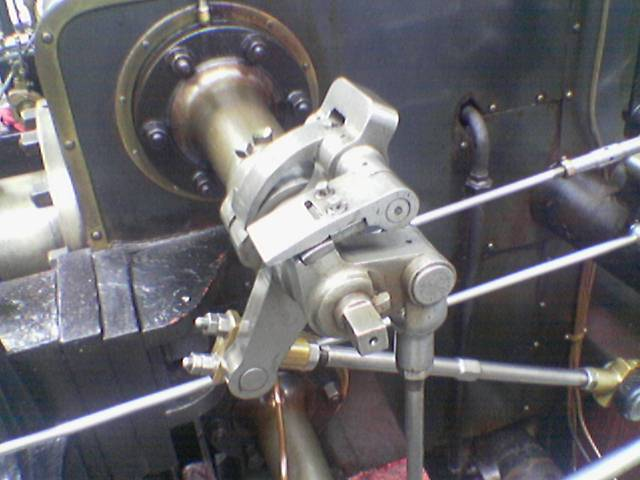
#> input picture images/Valve.png, 640 x 480 px, found by its file name
$ jupyter execute --allow-errors 03_Image_Processing_Experiments_Filtering.ipynb   (shell and % lines are left out)   (older library calls are emulated)
#> lines starting #> are read from the running program, lines starting #| are printed output that depends on the picture
<a href="https://colab.research.google.com/github/raj-vijay/mv/blob/master/03_Image_Processing_Experiments_Filtering.ipynb" target="_parent"></a>

**Filters**

1. Enhancing an image
2. Emphasize or remove features
3. Smoothing
4. Sharpening
5. Edge detection

Filtering is essentially applying a mathematical function to an image.

**Sobel**

The Sobel operator, sometimes called the Sobel–Feldman operator or Sobel filter, is used in image processing and computer vision, particularly within edge detection algorithms where it creates an image emphasising edges.

Technically, it is a discrete differentiation operator, computing an approximation of the gradient of the image intensity function.

At each point in the image, the result of the Sobel–Feldman operator is either the corresponding gradient vector or the norm of this vector.

The Sobel–Feldman operator is based on convolving the image with a small, separable, and integer-valued filter in the horizontal and vertical directions and is therefore relatively inexpensive in terms of computations.

On the other hand, the gradient approximation that it produces is relatively crude, in particular for high-frequency variations in the image.

[cell 1]
# Impot image

[cell 2]
import matplotlib.pyplot as plt
import numpy as np

[cell 3]
def show_image(image, title='Image', cmap_type='gray'):
  plt.imshow(image, cmap=cmap_type)
  plt.title(title)
  plt.axis('on')
  plt.show()

**Define a plot comparison function for comparing original and filtered images**

[cell 4]
def plot_comparison(original, filtered, title_filtered):
  fig, (ax1, ax2) = plt.subplots(ncols=2, figsize=(8, 6), sharex=True,
  sharey=True)
  ax1.imshow(original, cmap=plt.cm.gray)
  ax1.set_title('Original')
  ax1.axis('off')
  ax2.imshow(filtered, cmap=plt.cm.gray)
  ax2.set_title(title_filtered)
  ax2.axis('off')

**Edge Detection Using Sobel Function - The Valve**

[cell 5]
valve = plt.imread('Valve.png')
#> valve is the input picture: shape (480, 640, 4) float32; mean R, G, B, A 0.417, 0.411, 0.427, 1
show_image(valve)

[cell 6]
# Import the modules from skimage
from skimage import data, color

# Convert the image to grayscale
image_valve = color.rgb2gray(valve)*255
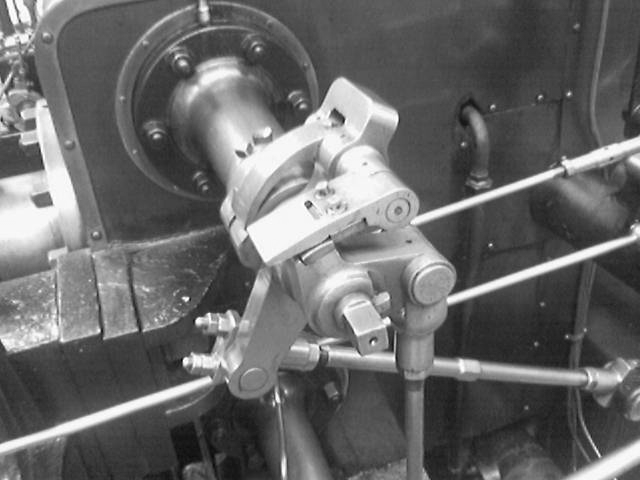
#> image_valve: shape (480, 640) float32; min 5.04, max 255, mean 105.4

[cell 7]
# Import module and function
from skimage.filters import sobel
# Apply edge detection filter
edge_sobel = sobel(image_valve)
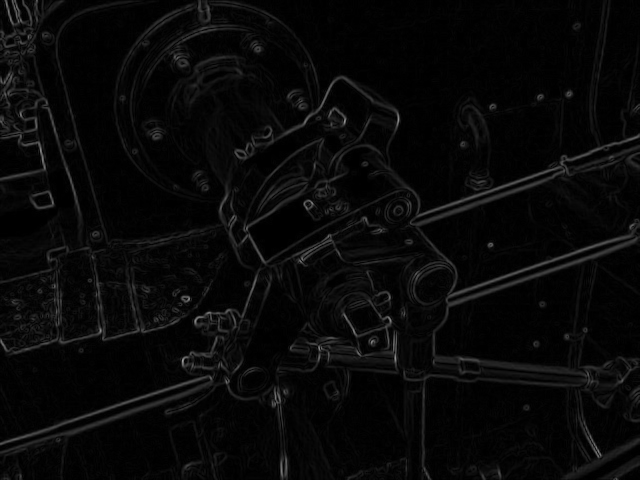
#> edge_sobel: shape (480, 640) float32; min 0, max 156.4, mean 8.8
# Show original and resulting image to compare
plot_comparison(image_valve, edge_sobel, "Edge with Sobel")
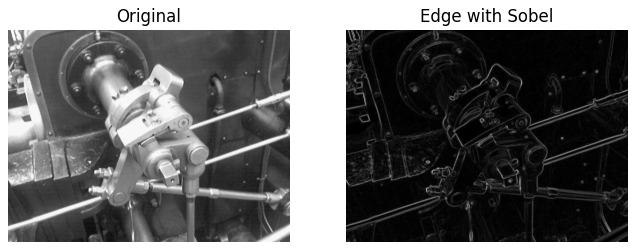
#> figure drawn by matplotlib, 2 panels

**Edge Detection using Sobel Function - Soaps**

[cell 8]
# Impot image

[cell 9]
soaps_image = plt.imread('soaps.jpg')
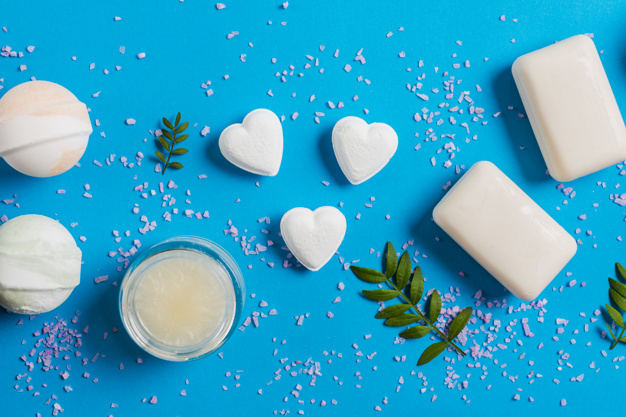
#> input picture images/soaps.jpg, 626 x 417 px, found by its file name
#> soaps_image is the input picture: shape (417, 626, 3); mean R, G, B 56.5, 165.4, 199.6

[cell 10]
from skimage import color

# Import the filters module and sobel function
from skimage.filters import sobel

# Make the image grayscale
soaps_image_gray = color.rgb2gray(soaps_image)
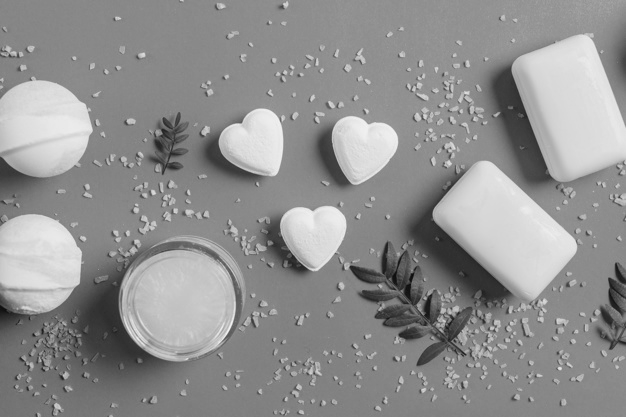
#> soaps_image_gray: shape (417, 626) float64; min 0.0424, max 0.962, mean 0.568

# Apply edge detection filter
edge_sobel = sobel(soaps_image_gray)
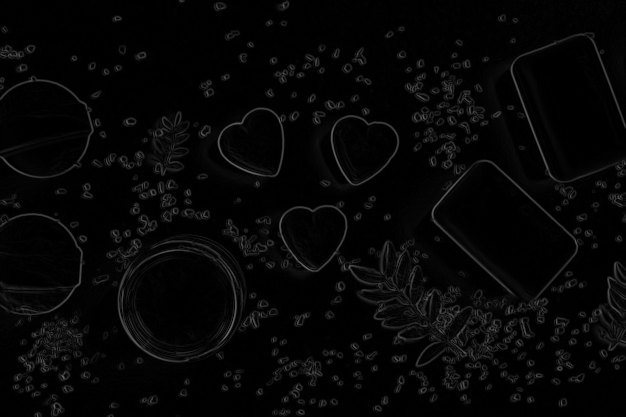
#> edge_sobel: shape (417, 626) float64; min 0, max 0.423, mean 0.026

# Show original and resulting image to compare
show_image(soaps_image, "Original")
show_image(edge_sobel, "Edges with Sobel")

**Gaussian Filter or Gaussian Smoothing**

In image processing, a Gaussian blur (also known as Gaussian smoothing) is the result of blurring an image by a Gaussian function.

It is a widely used effect in graphics software, typically to reduce image noise and reduce detail.

The graph of a Gaussian is a characteristic symmetric "bell curve" shape. The parameter a is the height of the curve's peak, b is the position of the center of the peak and c (the standard deviation, sometimes called the Gaussian RMS width) controls the width of the "bell".

[cell 11]
# Import the module and function
from skimage.filters import gaussian
# Apply edge detection filter
gaussian_image = gaussian(soaps_image, multichannel=True)
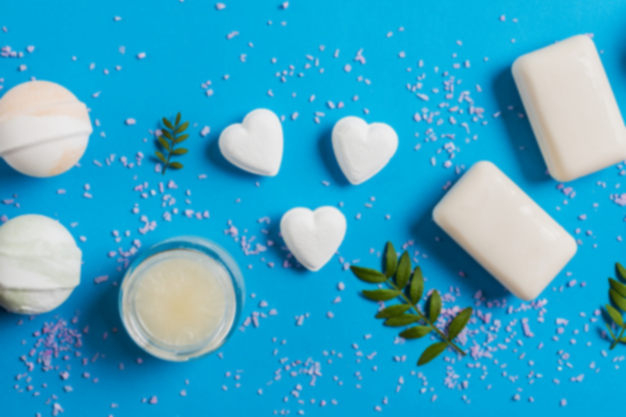
#> gaussian_image: shape (417, 626, 3) float64; mean R, G, B 0.222, 0.649, 0.783
# Show original and resulting image to compare
plot_comparison(soaps_image, gaussian_image, "Blurred with Gaussian filter")
